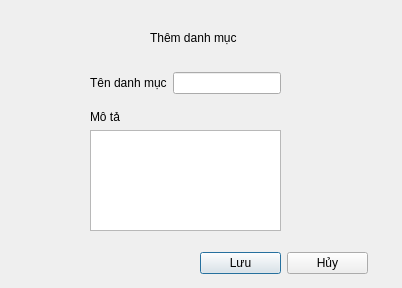
<?xml version="1.0" encoding="UTF-8"?>
<ui version="4.0">
 <class>add_category</class>
 <widget class="QDialog" name="add_category">
  <property name="geometry">
   <rect>
    <x>0</x>
    <y>0</y>
    <width>402</width>
    <height>288</height>
   </rect>
  </property>
  <property name="windowTitle">
   <string>Thêm danh mục</string>
  </property>
  <widget class="QLabel" name="lb_title">
   <property name="geometry">
    <rect>
     <x>150</x>
     <y>30</y>
     <width>111</width>
     <height>16</height>
    </rect>
   </property>
   <property name="text">
    <string>Thêm danh mục</string>
   </property>
  </widget>
  <widget class="QWidget" name="">
   <property name="geometry">
    <rect>
     <x>200</x>
     <y>250</y>
     <width>168</width>
     <height>26</height>
    </rect>
   </property>
   <layout class="QHBoxLayout" name="horizontalLayout_2">
    <item>
     <widget class="QPushButton" name="pb_save">
      <property name="text">
       <string>Lưu</string>
      </property>
     </widget>
    </item>
    <item>
     <widget class="QPushButton" name="pb_cancel">
      <property name="text">
       <string>Hủy</string>
      </property>
     </widget>
    </item>
   </layout>
  </widget>
  <widget class="QWidget" name="">
   <property name="geometry">
    <rect>
     <x>90</x>
     <y>110</y>
     <width>191</width>
     <height>121</height>
    </rect>
   </property>
   <layout class="QVBoxLayout" name="verticalLayout">
    <item>
     <widget class="QLabel" name="lb_description">
      <property name="text">
       <string>Mô tả</string>
      </property>
     </widget>
    </item>
    <item>
     <widget class="QTextEdit" name="te_description"/>
    </item>
   </layout>
  </widget>
  <widget class="QWidget" name="">
   <property name="geometry">
    <rect>
     <x>90</x>
     <y>70</y>
     <width>191</width>
     <height>26</height>
    </rect>
   </property>
   <layout class="QHBoxLayout" name="horizontalLayout">
    <item>
     <widget class="QLabel" name="lb_category_name">
      <property name="text">
       <string>Tên danh mục</string>
      </property>
     </widget>
    </item>
    <item>
     <widget class="QLineEdit" name="le_category_name"/>
    </item>
   </layout>
  </widget>
 </widget>
 <resources/>
 <connections/>
</ui>
